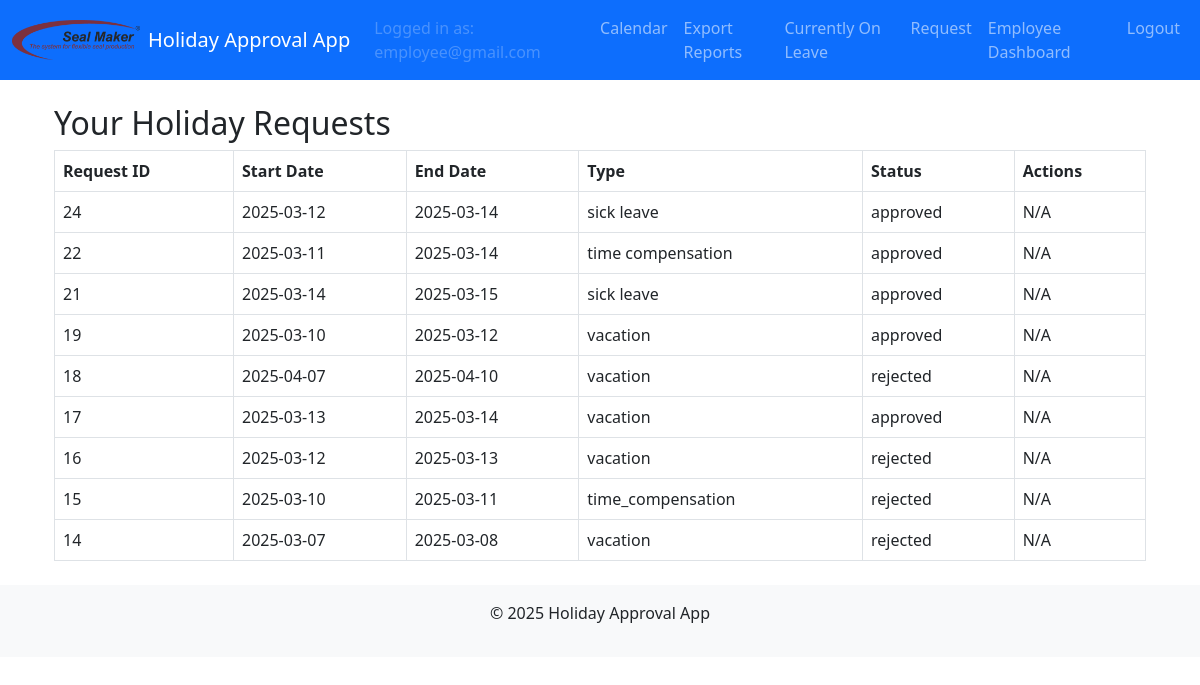
The app's page /holiday_requests (signed in), older data.
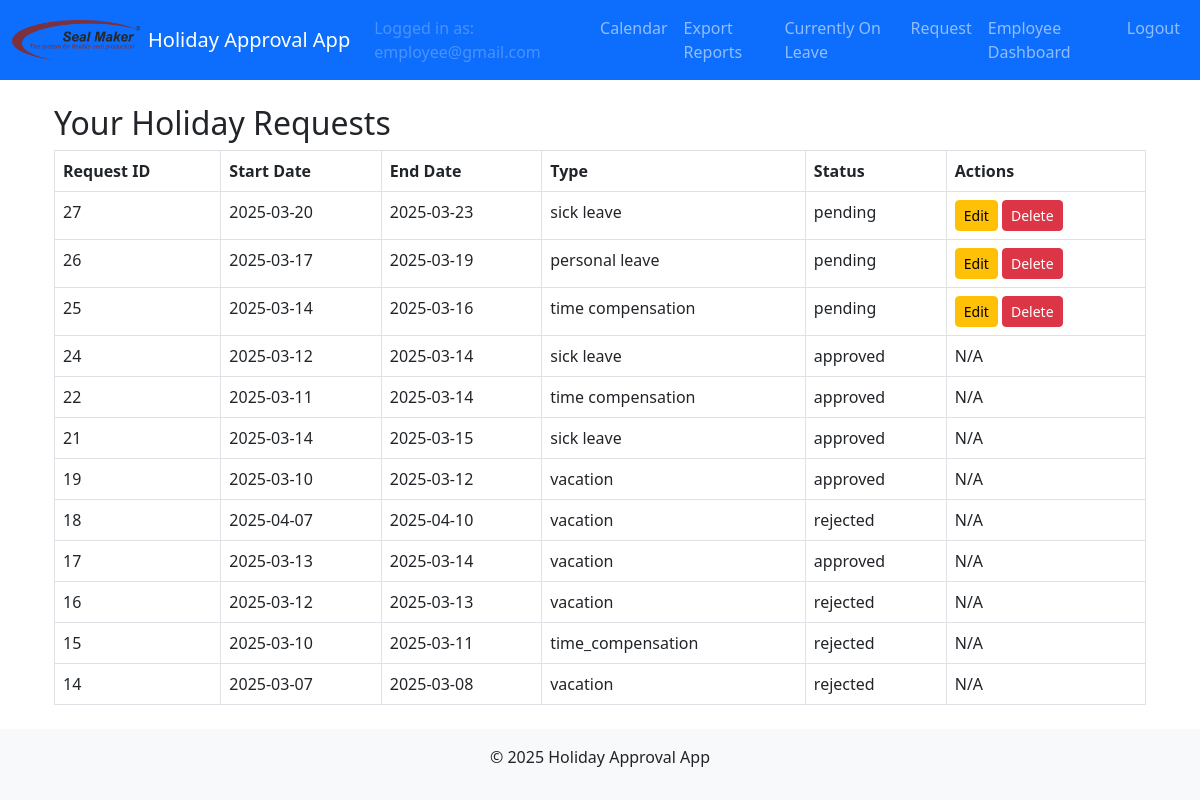
The same page, newer data.
### models.py (models this page shows, shortened)
class User(UserMixin, db.Model):
    id = db.Column(db.Integer, primary_key=True)
    email = db.Column(db.String(120), unique=True, nullable=False)
    name = db.Column(db.String(120), nullable=True)           # Full name field
    cost_center = db.Column(db.String(50), nullable=True)       # Cost center field
    password_hash = db.Column(db.String(128), nullable=False)
    role = db.Column(db.String(20), nullable=False)             # Roles: employee, supervisor, manager, admin, hr, sub-admin
    time_off_balance = db.Column(db.Float, nullable=False, default=20.0, server_default="20.0")
    active = db.Column(db.Boolean, nullable=False, default=True, server_default="1")
    department = db.Column(db.String(100), nullable=True)       # Department field
    force_password_reset = db.Column(db.Boolean, nullable=False, default=False, server_default="0")

class HolidayRequest(db.Model):
    id = db.Column(db.Integer, primary_key=True)
    user_id = db.Column(db.Integer, db.ForeignKey('user.id'), nullable=False)
    start_date = db.Column(db.Date, nullable=False)
    end_date = db.Column(db.Date, nullable=False)
    request_type = db.Column(db.String(50), nullable=False)  # e.g., 'vacation', 'time compensation'
    status = db.Column(db.String(20), nullable=False, default='pending')
    comment = db.Column(db.String(200))
    user = db.relationship('User', backref=db.backref('holiday_requests', lazy=True))

### main/routes.py (the view)
@main_bp.route('/holiday_requests')
@login_required
def holiday_requests():
    if current_user.role == 'employee':
        requests_list = (
            HolidayRequest.query
            .filter_by(user_id=current_user.id)
            .order_by(HolidayRequest.id.desc())
            .all()
        )
    else:
        requests_list = (
            HolidayRequest.query
            .order_by(HolidayRequest.id.desc())
            .all()
        )
    return render_template('holiday_requests.html', requests=requests_list)

### app.py (called while the page is built)
def create_app():
    app = Flask(__name__)
    app.config.from_object(Config)
    db.init_app(app)
    migrate.init_app(app, db)
    login_manager.init_app(app)
    bcrypt.init_app(app)
    mail.init_app(app)
    login_manager.login_view = 'auth.login'
    @login_manager.user_loader
    def load_user(user_id):
        return User.query.get(int(user_id))
    from auth.routes import auth_bp
    from main.routes import main_bp
    from admin.routes import admin_bp
    from hr.routes import hr_bp
    app.register_blueprint(auth_bp)
    app.register_blueprint(main_bp)
    app.register_blueprint(admin_bp)
    app.register_blueprint(hr_bp)
    return app

### templates/holiday_requests.html
{% extends "layout.html" %}
{% block content %}
<div class="container">
  <h2>Your Holiday Requests</h2>
  {% if requests %}
    <table class="table table-bordered">
      <thead>
        <tr>
          <th>Request ID</th>
          <th>Start Date</th>
          <th>End Date</th>
          <th>Type</th>
          <th>Status</th>
          <th>Actions</th>
        </tr>
      </thead>
      <tbody>
        {% for req in requests %}
        <tr>
          <td>{{ req.id }}</td>
          <td>{{ req.start_date.strftime('%Y-%m-%d') }}</td>
          <td>{{ req.end_date.strftime('%Y-%m-%d') }}</td>
          <td>{{ req.request_type }}</td>
          <td>{{ req.status }}</td>
          <td>
            {% if req.status == 'pending' and current_user.id == req.user_id %}
              <a href="{{ url_for('main.edit_holiday_request', request_id=req.id) }}" class="btn btn-sm btn-warning">Edit</a>
              <form action="{{ url_for('main.delete_holiday_request', request_id=req.id) }}" method="POST" style="display:inline;">
                <button type="submit" class="btn btn-sm btn-danger" onclick="return confirm('Are you sure you want to delete this request?');">Delete</button>
              </form>
            {% else %}
              N/A
            {% endif %}
          </td>
        </tr>
        {% endfor %}
      </tbody>
    </table>
  {% else %}
    <p>No holiday requests found.</p>
  {% endif %}
</div>
{% endblock %}

### templates/layout.html (shortened to what this page needs)
<!doctype html>
<html lang="en">
  <head>
    <link
      href="https://cdn.jsdelivr.net/npm/bootstrap@5.3.0/dist/css/bootstrap.min.css"
      rel="stylesheet"
    >
    <link rel="stylesheet" href="{{ url_for('static', filename='css/styles.css') }}">
  </head>
  <body>
    <nav class="navbar navbar-expand-lg navbar-dark bg-primary">
      <div class="container-fluid">
        <a class="navbar-brand d-flex align-items-center" href="{{ url_for('main.calendar') }}">
          <img
            src="{{ url_for('static', filename='img/logo.png') }}"
            alt="Company Logo"
            height="40"
            class="me-2"
          >
          <span>Holiday Approval App</span>
        </a>
        <div class="collapse navbar-collapse" id="navbarSupportedContent">
          <ul class="navbar-nav ms-auto">
            {% if current_user.is_authenticated %}
              <li class="nav-item">
                <span class="nav-link disabled">
                  Logged in as: {{ current_user.email }}
                </span>
              </li>
              <li class="nav-item">
                <a class="nav-link" href="{{ url_for('main.calendar') }}">Calendar</a>
              </li>
              <li class="nav-item">
                <a class="nav-link" href="{{ url_for('main.export_reports') }}">Export Reports</a>
              </li>
              <li class="nav-item">
                <a class="nav-link" href="{{ url_for('main.currently_on_leave') }}">Currently On Leave</a>
              </li>
              {% if current_user.role == 'employee' %}
                <li class="nav-item">
                  <a class="nav-link" href="{{ url_for('main.new_holiday_request') }}">Request</a>
                </li>
                <li class="nav-item">
                  <a class="nav-link" href="{{ url_for('main.employee_dashboard') }}">Employee Dashboard</a>
                </li>
              {% elif current_user.role == 'supervisor' %}
                <li class="nav-item">
                  <a class="nav-link" href="{{ url_for('main.supervisor_dashboard') }}">Supervisor Dashboard</a>
                </li>
              {% elif current_user.role == 'manager' %}
                <li class="nav-item">
                  <a class="nav-link" href="{{ url_for('main.manager_dashboard') }}">Manager Dashboard</a>
                </li>
              {% elif current_user.role == 'admin' %}
                <li class="nav-item">
                  <a class="nav-link" href="{{ url_for('admin.dashboard') }}">Admin Dashboard</a>
                </li>
              {% elif current_user.role == 'hr' %}
                <li class="nav-item">
                  <a class="nav-link" href="{{ url_for('hr.dashboard') }}">HR Dashboard</a>
                </li>
              {% elif current_user.role == 'management' %}
                <li class="nav-item">
                  <a class="nav-link" href="{{ url_for('main.management_dashboard') }}">Management Dashboard</a>
                </li>
              {% endif %}
              <li class="nav-item">
                <a class="nav-link" href="{{ url_for('auth.logout') }}">Logout</a>
              </li>
            {% else %}
              <li class="nav-item">
                <a class="nav-link" href="{{ url_for('auth.login') }}">Login</a>
              </li>
            {% endif %}
          </ul>
        </div>
      </div>
    </nav>
    <div class="container my-4">
      {% block content %}{% endblock %}
    </div>
    <footer class="bg-light text-center p-3">
      <div class="container">
        <p>&copy; 2025 Holiday Approval App</p>
      </div>
    </footer>
  </body>
</html>

### static/css/styles.css (style rules this page uses)
:root { --bs-primary: #800020; }

Row changes from the older to the newer data that the page shows:
added HolidayRequest: id "27", start_date "2025-03-20", end_date "2025-03-23", request_type "sick leave", status "pending"
added HolidayRequest: id "26", start_date "2025-03-17", end_date "2025-03-19", request_type "personal leave", status "pending"
added HolidayRequest: id "25", start_date "2025-03-14", end_date "2025-03-16", request_type "time compensation", status "pending"
